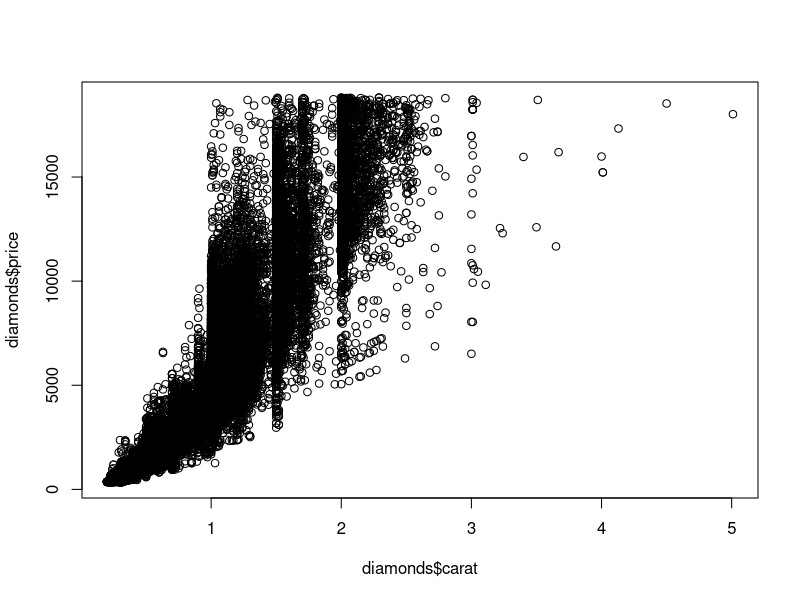
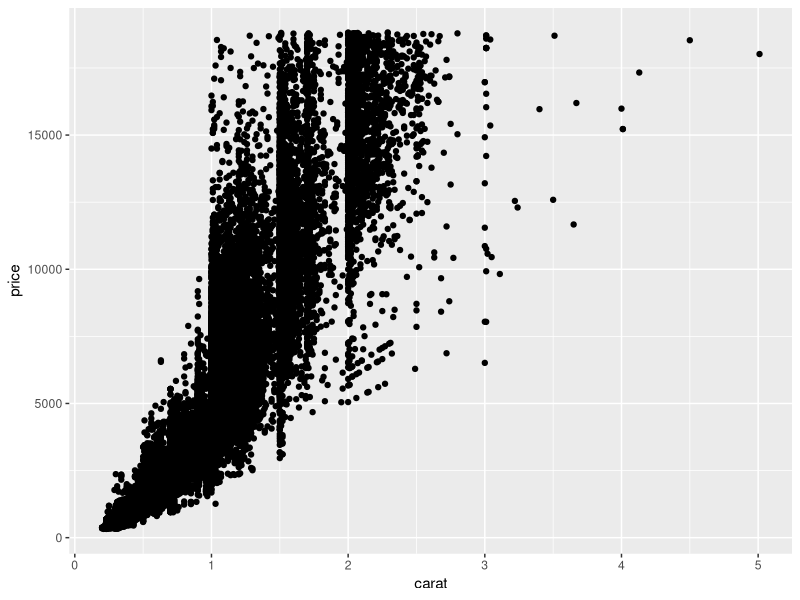

R code for these plots, in order:
## ---- chunk 1
knitr::opts_chunk$set(echo = TRUE)
library(ggplot2) # upload diamonds dataset
## ---- chunk 2
diamonds
## ---- chunk 3

plot(x = diamonds$carat, #dollar sign operator
     y = diamonds$price)

## ---- chunk 4

library(ggplot2) # call the library

ggplot(data = diamonds, aes(x = carat, y = price)) + 
  geom_point()

